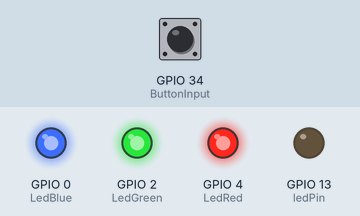
A sketch run on a simulated ESP32. On the bench: output pins drawn as LEDs (lit = HIGH). The test bench sets the inputs (shaded band); at power-on: GPIO 34 (ButtonInput) HIGH. What the sketch prints to the serial monitor is not drawn.

Above: at 1.2 s.
1.3 s: GPIO 34 (ButtonInput) pulled LOW for 0.15 s
At 1.9 s:
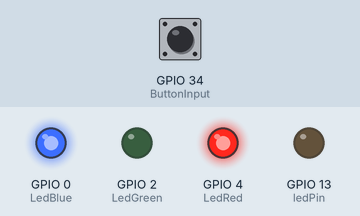
4.0 s: GPIO 34 (ButtonInput) pulled LOW for 1 s
At 7.1 s:
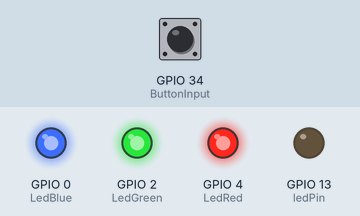
7.5 s: GPIO 34 (ButtonInput) pulled LOW for 3.2 s
At 11.5 s:
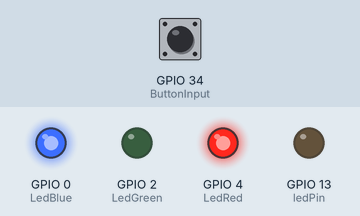
Timing chart, 0 to 13.3 s (numbered marks = the images above; inputs shaded):
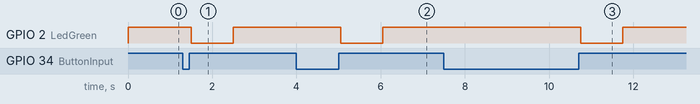

Measured:
- after the input at 1.3 s, GPIO 2 (LedGreen): HIGH → LOW after 0.20 s, → HIGH 1.0 s later
- after the input at 4.0 s, GPIO 2 (LedGreen): HIGH → LOW after 1.1 s, → HIGH 1.0 s later
- after the input at 7.5 s, GPIO 2 (LedGreen): HIGH → LOW after 3.3 s, → HIGH 1.0 s later

The sketch:

ECE2799_Debounce_Test.ino
```cpp
const int buttonPin = 2;
const int ledPin = 13;
#define LedRed 4
#define LedBlue 0
#define LedGreen 2
#define Motor 33
#define ButtonInput 34

int ledState = HIGH;
int buttonState = HIGH;
int lastButtonState = LOW;

unsigned long lastDebounceTime = 0;
unsigned long debounceDelay = 50;
unsigned long PatterenDelay = 500;
int CurrentPattern = 0;
unsigned long PatternTime = 0;

void setup() {
  Serial.begin(115200);
  pinMode(buttonPin, INPUT);
  pinMode(ledPin, OUTPUT);
  pinMode(ButtonInput, INPUT);
  pinMode(LedBlue, OUTPUT);
  pinMode(LedRed, OUTPUT);
  pinMode(LedGreen,OUTPUT);
  digitalWrite(LedBlue, HIGH);
  digitalWrite(LedRed, HIGH);
  digitalWrite(LedGreen, HIGH);
  digitalWrite(ButtonInput, LOW);
}

void loop() {
  //delay(1000);
  int reading = digitalRead(ButtonInput);
  Serial.println(reading);
  //Serial.println(digitalRead(lastButtonState));
  if (reading == lastButtonState) {
    lastDebounceTime = millis();
    Serial.println("First IF");
  }

  if ((millis() - lastDebounceTime) > debounceDelay) {
    CurrentPattern ++;
    Serial.println(CurrentPattern);
    Serial.println("Second IF");
    PatternTime = millis();
     if (PatternTime > PatterenDelay) {
      if (reading != buttonState) {
      buttonState = reading;
      Serial.println("Third IF");
      // only toggle the LED if the new button state is HIGH
      if (buttonState == HIGH) {
        Serial.println("Fourth IF");
        if (CurrentPattern == 1){
          Serial.println("Fifth IF");
        Serial.println("One push.");
        digitalWrite(LedBlue, LOW);
        digitalWrite(LedRed, HIGH);
        digitalWrite(LedGreen, HIGH);
        delay(1000);
        digitalWrite(LedBlue, HIGH);
        digitalWrite(LedRed, HIGH);
        digitalWrite(LedGreen, HIGH);
        CurrentPattern = 0;
      }
        if (CurrentPattern >= 2){
          Serial.println("Sixth IF");
          Serial.println("two push");
        digitalWrite(LedBlue, HIGH);
        digitalWrite(LedRed, HIGH);
        digitalWrite(LedGreen, LOW);
        delay(1000);
        digitalWrite(LedBlue, HIGH);
        digitalWrite(LedRed, HIGH);
        digitalWrite(LedGreen, HIGH);
        CurrentPattern = 0;
      }

     }
      }

  }

  // set the LED:
  //digitalWrite(ledPin, ledState);
  lastButtonState = reading;
}
}
```
